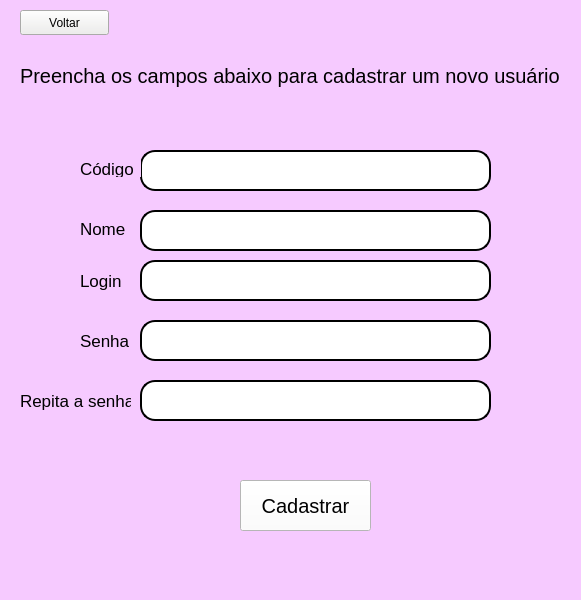
<?xml version="1.0" encoding="UTF-8"?>
<ui version="4.0">
 <class>MainWindow</class>
 <widget class="QMainWindow" name="MainWindow">
  <property name="geometry">
   <rect>
    <x>0</x>
    <y>0</y>
    <width>581</width>
    <height>600</height>
   </rect>
  </property>
  <property name="windowTitle">
   <string>MainWindow</string>
  </property>
  <property name="styleSheet">
   <string notr="true">background-color: rgb(246, 202, 255);</string>
  </property>
  <widget class="QWidget" name="centralwidget">
   <widget class="QLabel" name="label">
    <property name="geometry">
     <rect>
      <x>20</x>
      <y>60</y>
      <width>561</width>
      <height>31</height>
     </rect>
    </property>
    <property name="font">
     <font>
      <pointsize>15</pointsize>
     </font>
    </property>
    <property name="text">
     <string>Preencha os campos abaixo para cadastrar um novo usuário</string>
    </property>
   </widget>
   <widget class="QLineEdit" name="lineEdit">
    <property name="geometry">
     <rect>
      <x>140</x>
      <y>210</y>
      <width>351</width>
      <height>41</height>
     </rect>
    </property>
    <property name="font">
     <font>
      <pointsize>20</pointsize>
     </font>
    </property>
    <property name="styleSheet">
     <string notr="true">background-color:rgb(255,255,255);
border-radius:15px;
border-style:outset;
border-width:2px;</string>
    </property>
    <property name="inputMethodHints">
     <set>Qt::ImhHiddenText</set>
    </property>
    <property name="text">
     <string/>
    </property>
    <property name="placeholderText">
     <string/>
    </property>
    <property name="clearButtonEnabled">
     <bool>false</bool>
    </property>
   </widget>
   <widget class="QLineEdit" name="lineEdit_2">
    <property name="geometry">
     <rect>
      <x>140</x>
      <y>260</y>
      <width>351</width>
      <height>41</height>
     </rect>
    </property>
    <property name="font">
     <font>
      <pointsize>20</pointsize>
     </font>
    </property>
    <property name="styleSheet">
     <string notr="true">background-color:rgb(255,255,255);
border-radius:15px;
border-style:outset;
border-width:2px;</string>
    </property>
    <property name="text">
     <string/>
    </property>
    <property name="placeholderText">
     <string/>
    </property>
   </widget>
   <widget class="QLineEdit" name="lineEdit_3">
    <property name="geometry">
     <rect>
      <x>140</x>
      <y>320</y>
      <width>351</width>
      <height>41</height>
     </rect>
    </property>
    <property name="font">
     <font>
      <pointsize>20</pointsize>
     </font>
    </property>
    <property name="styleSheet">
     <string notr="true">background-color:rgb(255,255,255);
border-radius:15px;
border-style:outset;
border-width:2px;</string>
    </property>
    <property name="text">
     <string/>
    </property>
    <property name="echoMode">
     <enum>QLineEdit::Password</enum>
    </property>
    <property name="placeholderText">
     <string/>
    </property>
   </widget>
   <widget class="QLineEdit" name="lineEdit_4">
    <property name="geometry">
     <rect>
      <x>140</x>
      <y>380</y>
      <width>351</width>
      <height>41</height>
     </rect>
    </property>
    <property name="font">
     <font>
      <pointsize>20</pointsize>
     </font>
    </property>
    <property name="styleSheet">
     <string notr="true">background-color:rgb(255,255,255);
border-radius:15px;
border-style:outset;
border-width:2px;</string>
    </property>
    <property name="text">
     <string/>
    </property>
    <property name="echoMode">
     <enum>QLineEdit::Password</enum>
    </property>
    <property name="placeholderText">
     <string/>
    </property>
   </widget>
   <widget class="QPushButton" name="pushButton">
    <property name="geometry">
     <rect>
      <x>240</x>
      <y>480</y>
      <width>131</width>
      <height>51</height>
     </rect>
    </property>
    <property name="font">
     <font>
      <pointsize>15</pointsize>
     </font>
    </property>
    <property name="styleSheet">
     <string notr="true">background-color: rgb(255, 255, 255);</string>
    </property>
    <property name="text">
     <string>Cadastrar</string>
    </property>
   </widget>
   <widget class="QLabel" name="label_2">
    <property name="geometry">
     <rect>
      <x>80</x>
      <y>220</y>
      <width>51</width>
      <height>17</height>
     </rect>
    </property>
    <property name="font">
     <font>
      <pointsize>13</pointsize>
     </font>
    </property>
    <property name="text">
     <string>Nome</string>
    </property>
   </widget>
   <widget class="QLabel" name="label_3">
    <property name="geometry">
     <rect>
      <x>80</x>
      <y>270</y>
      <width>51</width>
      <height>21</height>
     </rect>
    </property>
    <property name="font">
     <font>
      <pointsize>13</pointsize>
     </font>
    </property>
    <property name="text">
     <string>Login</string>
    </property>
   </widget>
   <widget class="QLabel" name="label_4">
    <property name="geometry">
     <rect>
      <x>80</x>
      <y>330</y>
      <width>51</width>
      <height>21</height>
     </rect>
    </property>
    <property name="font">
     <font>
      <pointsize>13</pointsize>
     </font>
    </property>
    <property name="text">
     <string>Senha</string>
    </property>
   </widget>
   <widget class="QLabel" name="label_5">
    <property name="geometry">
     <rect>
      <x>20</x>
      <y>390</y>
      <width>111</width>
      <height>21</height>
     </rect>
    </property>
    <property name="font">
     <font>
      <pointsize>13</pointsize>
     </font>
    </property>
    <property name="text">
     <string>Repita a senha</string>
    </property>
   </widget>
   <widget class="QPushButton" name="pushButton_3">
    <property name="geometry">
     <rect>
      <x>20</x>
      <y>10</y>
      <width>89</width>
      <height>25</height>
     </rect>
    </property>
    <property name="styleSheet">
     <string notr="true">background-color: rgb(238, 238, 236);</string>
    </property>
    <property name="text">
     <string>Voltar</string>
    </property>
   </widget>
   <widget class="QLabel" name="label_6">
    <property name="geometry">
     <rect>
      <x>160</x>
      <y>440</y>
      <width>381</width>
      <height>31</height>
     </rect>
    </property>
    <property name="font">
     <font>
      <pointsize>15</pointsize>
     </font>
    </property>
    <property name="text">
     <string/>
    </property>
   </widget>
   <widget class="QLineEdit" name="lineEdit_5">
    <property name="geometry">
     <rect>
      <x>140</x>
      <y>150</y>
      <width>351</width>
      <height>41</height>
     </rect>
    </property>
    <property name="font">
     <font>
      <pointsize>20</pointsize>
     </font>
    </property>
    <property name="styleSheet">
     <string notr="true">background-color:rgb(255,255,255);
border-radius:15px;
border-style:outset;
border-width:2px;</string>
    </property>
    <property name="inputMethodHints">
     <set>Qt::ImhHiddenText</set>
    </property>
    <property name="text">
     <string/>
    </property>
    <property name="placeholderText">
     <string/>
    </property>
    <property name="clearButtonEnabled">
     <bool>false</bool>
    </property>
   </widget>
   <widget class="QLabel" name="label_7">
    <property name="geometry">
     <rect>
      <x>80</x>
      <y>160</y>
      <width>61</width>
      <height>17</height>
     </rect>
    </property>
    <property name="font">
     <font>
      <pointsize>13</pointsize>
     </font>
    </property>
    <property name="text">
     <string>Código</string>
    </property>
   </widget>
  </widget>
  <widget class="QMenuBar" name="menubar">
   <property name="geometry">
    <rect>
     <x>0</x>
     <y>0</y>
     <width>581</width>
     <height>22</height>
    </rect>
   </property>
  </widget>
  <widget class="QStatusBar" name="statusbar"/>
 </widget>
 <resources/>
 <connections/>
</ui>
